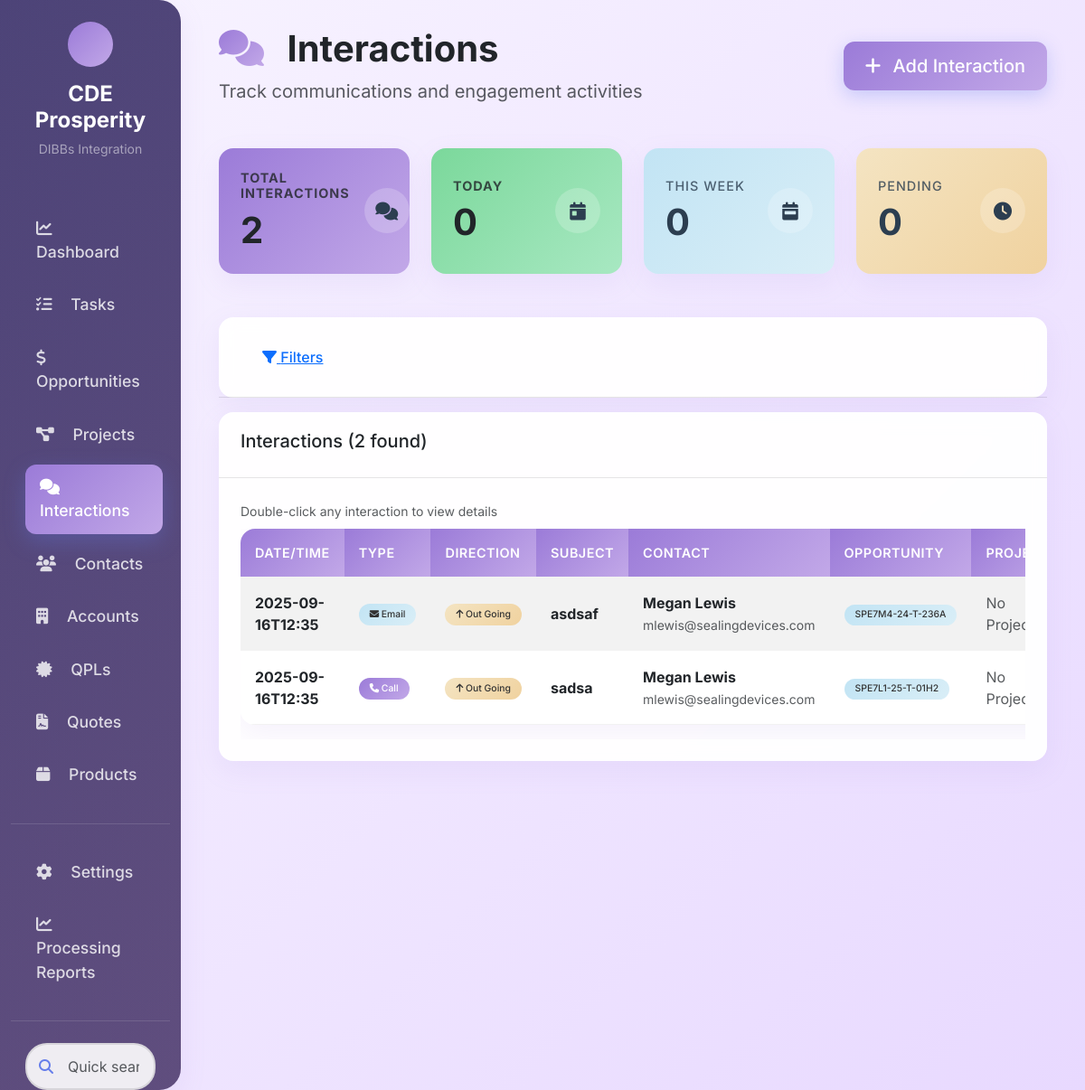
Screenshot of /interactions with the database file from the repository.
### tables this page shows
CREATE TABLE interactions (
                id INTEGER PRIMARY KEY AUTOINCREMENT,
                subject TEXT NOT NULL,
                description TEXT,
                type TEXT CHECK(type IN ('Call', 'Email', 'Meeting', 'Note', 'Demo', 'Proposal')),
                interaction_date DATETIME,
                duration_minutes INTEGER,
                location TEXT,
                outcome TEXT,
                related_to_type TEXT CHECK(related_to_type IN ('Account', 'Contact', 'Opportunity', 'RFQ')),
                related_to_id INTEGER,
                contact_id INTEGER,
                account_id INTEGER,
                opportunity_id INTEGER,
                rfq_id INTEGER,
                created_by TEXT,
                created_date TIMESTAMP DEFAULT CURRENT_TIMESTAMP, is_active INTEGER DEFAULT 1, last_modified TIMESTAMP, email_type TEXT, reference_id TEXT, project_id INTEGER, direction TEXT, status TEXT DEFAULT "Active",
                FOREIGN KEY (contact_id) REFERENCES contacts (id),
                FOREIGN KEY (account_id) REFERENCES accounts (id),
                FOREIGN KEY (opportunity_id) REFERENCES opportunities (id),
                FOREIGN KEY (rfq_id) REFERENCES rfqs (id)
            );

CREATE TABLE contacts (
                id INTEGER PRIMARY KEY AUTOINCREMENT,
                first_name TEXT NOT NULL,
                last_name TEXT NOT NULL,
                full_name TEXT GENERATED ALWAYS AS (first_name || ' ' || last_name) STORED,
                title TEXT,
                email TEXT UNIQUE,
                phone TEXT,
                mobile TEXT,
                account_id INTEGER,
                department TEXT,
                reports_to INTEGER,
                lead_source TEXT,
                address TEXT,
                description TEXT,
                created_date TIMESTAMP DEFAULT CURRENT_TIMESTAMP,
                modified_date TIMESTAMP DEFAULT CURRENT_TIMESTAMP,
                owner TEXT,
                is_active BOOLEAN DEFAULT 1, buyer_code TEXT, fax TEXT,
                FOREIGN KEY (account_id) REFERENCES accounts (id),
                FOREIGN KEY (reports_to) REFERENCES contacts (id)
            );

CREATE TABLE "opportunities" (
            id INTEGER PRIMARY KEY AUTOINCREMENT,
            name TEXT NOT NULL,
            account_id INTEGER,
            contact_id INTEGER,
            stage TEXT CHECK(stage IN ('Prospecting', 'Qualification', 'Proposal', 'Negotiation', 'Closed Won', 'Closed Lost')),
            amount REAL,
            close_date DATE,
            lead_source TEXT,
            next_step TEXT,
            type TEXT CHECK(type IN ('New Business', 'Existing Business', 'Amendment')),
            description TEXT,
            created_date TIMESTAMP DEFAULT CURRENT_TIMESTAMP,
            modified_date TIMESTAMP DEFAULT CURRENT_TIMESTAMP,
            owner TEXT,
            forecast_category TEXT,
            state TEXT,
            bid_price REAL,
            product_id INTEGER,
            bid_date DATE,
            mfr TEXT,
            iso TEXT,
            fob TEXT,
            buyer TEXT,
            packaging_type TEXT,
            purchase_costs REAL,
            packaging_shipping REAL,
            quantity INTEGER,
            profit REAL,
            sampling TEXT DEFAULT 'No',
            unit TEXT,
            project_id INTEGER,
            delivery_days INTEGER,
            payment_history TEXT DEFAULT NULL,
            pdf_file_path TEXT,
            nsn TEXT,
            FOREIGN KEY (account_id) REFERENCES accounts (id),
            FOREIGN KEY (contact_id) REFERENCES contacts (id)
        );

### crm_app.py (the view)
@app.route('/interactions')
def interactions():
    filters = {}
    if request.args.get('type'):
        filters['type'] = request.args.get('type')
    if request.args.get('direction'):
        filters['direction'] = request.args.get('direction')
    if request.args.get('status'):
        filters['status'] = request.args.get('status')
    if request.args.get('start_date'):
        filters['start_date'] = request.args.get('start_date')
    if request.args.get('end_date'):
        filters['end_date'] = request.args.get('end_date')
    if request.args.get('contact_id'):
        filters['contact_id'] = request.args.get('contact_id')
    if request.args.get('opportunity_id'):
        filters['opportunity_id'] = request.args.get('opportunity_id')
    interactions_list = crm_data.get_interactions(filters)
    all_interactions = crm_data.get_interactions()
    today = datetime.now().date()
    week_start = today - timedelta(days=today.weekday())
    stats = {
        'total': len(all_interactions),
        'today': 0,
        'this_week': 0,
        'pending': 0
    }
    try:
        for i in all_interactions:
            if i['status'] == 'Pending':
                stats['pending'] += 1
            if i['interaction_date']:
                try:
                    interaction_date = datetime.strptime(i['interaction_date'], '%Y-%m-%d %H:%M:%S').date()
                    if interaction_date == today:
                        stats['today'] += 1
                    if interaction_date >= week_start:
                        stats['this_week'] += 1
                except ValueError:
                    continue  # Skip if date parsing fails
    except Exception:
        pass  # If stats calculation fails, use defaults
    return render_template('interactions.html',
                         interactions=interactions_list,
                         stats=stats,
                         filters=request.args)

### web/templates/interactions.html (shortened to what this page needs)
{% extends "base.html" %}
{% block content %}
<div class="container-fluid">
    <div class="row mb-5">
        <div class="col-md-12">
            <div class="d-flex justify-content-between align-items-center">
                <div>
                    <h1 class="display-6 fw-bold mb-2">
                        <i class="fas fa-comments me-3" style="background: var(--gradient-primary); -webkit-background-clip: text; -webkit-text-fill-color: transparent; background-clip: text;"></i>
                        Interactions
                    </h1>
                    <p class="text-muted mb-0 fs-5">Track communications and engagement activities</p>
                </div>
                <button type="button" class="btn btn-primary btn-lg" data-bs-toggle="modal" data-bs-target="#addInteractionModal">
                    <i class="fas fa-plus me-2"></i> Add Interaction
                </button>
            </div>
        </div>
    </div>
    <div class="row mb-5">
        <div class="col-md-3">
            <div class="card card-metric h-100">
                <div class="card-body d-flex align-items-center">
                    <div class="flex-grow-1">
                        <h6 class="text-dark mb-2 text-uppercase fw-bold" style="font-size: 0.75rem; letter-spacing: 1px; opacity: 0.8;">Total Interactions</h6>
                        <h2 class="mb-0 fw-bold text-dark">{{ stats.total }}</h2>
                    </div>
                    <div class="ms-3">
                        <div class="rounded-circle d-flex align-items-center justify-content-center"
                             style="width: 50px; height: 50px; background: rgba(255,255,255,0.2);">
                            <i class="fas fa-comments fa-lg"></i>
                        </div>
                    </div>
                </div>
            </div>
        </div>
        <div class="col-md-3">
            <div class="card card-metric success h-100">
                <div class="card-body d-flex align-items-center">
                    <div class="flex-grow-1">
                        <h6 class="text-dark mb-2 text-uppercase fw-bold" style="font-size: 0.75rem; letter-spacing: 1px; opacity: 0.8;">Today</h6>
                        <h2 class="mb-0 fw-bold text-dark">{{ stats.today }}</h2>
                    </div>
                    <div class="ms-3">
                        <div class="rounded-circle d-flex align-items-center justify-content-center"
                             style="width: 50px; height: 50px; background: rgba(255,255,255,0.2);">
                            <i class="fas fa-calendar-day fa-lg"></i>
                        </div>
                    </div>
                </div>
            </div>
        </div>
        <div class="col-md-3">
            <div class="card card-metric info h-100">
                <div class="card-body d-flex align-items-center">
                    <div class="flex-grow-1">
                        <h6 class="text-dark-50 mb-2 text-uppercase" style="font-size: 0.75rem; letter-spacing: 1px;">This Week</h6>
                        <h2 class="mb-0 fw-bold">{{ stats.this_week }}</h2>
                    </div>
                    <div class="ms-3">
                        <div class="rounded-circle d-flex align-items-center justify-content-center"
                             style="width: 50px; height: 50px; background: rgba(255,255,255,0.2);">
                            <i class="fas fa-calendar-week fa-lg"></i>
                        </div>
                    </div>
                </div>
            </div>
        </div>
        <div class="col-md-3">
            <div class="card card-metric warning h-100">
                <div class="card-body d-flex align-items-center">
                    <div class="flex-grow-1">
                        <h6 class="text-dark-50 mb-2 text-uppercase" style="font-size: 0.75rem; letter-spacing: 1px;">Pending</h6>
                        <h2 class="mb-0 fw-bold">{{ stats.pending }}</h2>
                    </div>
                    <div class="ms-3">
                        <div class="rounded-circle d-flex align-items-center justify-content-center"
                             style="width: 50px; height: 50px; background: rgba(255,255,255,0.2);">
                            <i class="fas fa-clock fa-lg"></i>
                        </div>
                    </div>
                </div>
            </div>
        </div>
    </div>
    <div class="row mb-3">
        <div class="col-md-12">
            <div class="card">
                <div class="card-header">
                    <h5 class="mb-0">
                        <button class="btn btn-link" type="button" data-bs-toggle="collapse" data-bs-target="#filtersCollapse">
                            <i class="fas fa-filter"></i> Filters
                        </button>
                    </h5>
                </div>
            </div>
        </div>
    </div>
    <div class="row">
        <div class="col-md-12">
            <div class="card">
                <div class="card-header">
                    <h5>Interactions ({{ interactions|length }} found)</h5>
                </div>
                <div class="card-body">
                    {% if interactions %}
                    <div class="mb-2">
                        <small class="text-muted">Double-click any interaction to view details</small>
                    </div>
                    <div class="table-responsive">
                        <table class="table table-striped table-hover">
                            <thead class="table-dark">
                                <tr>
                                    <th>Date/Time</th>
                                    <th>Type</th>
                                    <th>Direction</th>
                                    <th>Subject</th>
                                    <th>Contact</th>
                                    <th>Opportunity</th>
                                    <th>Project</th>
                                </tr>
                            </thead>
                            <tbody>
                                {% for interaction in interactions %}
                                <tr style="cursor: pointer;"
                                    ondblclick="window.location.href='/interactions/{{ interaction.id }}'"
                                    onmouseover="this.style.backgroundColor='#f8f9fa';"
                                    onmouseout="this.style.backgroundColor='';"
                                    title="Double-click to view interaction details">
                                    <td>
                                        <div class="fw-bold">{{ interaction.interaction_date.split(' ')[0] if interaction.interaction_date else 'N/A' }}</div>
                                    </td>
                                    <td>
                                        {% if interaction.type == 'Call' %}
                                            <span class="badge bg-primary"><i class="fas fa-phone"></i> {{ interaction.type }}</span>
                                        {% elif interaction.type == 'Email' %}
                                            <span class="badge bg-info"><i class="fas fa-envelope"></i> {{ interaction.type }}</span>
                                        {% elif interaction.type == 'LinkedIn' %}
                                            <span class="badge bg-secondary"><i class="fab fa-linkedin"></i> {{ interaction.type }}</span>
                                        {% elif interaction.type == 'Text' %}
                                            <span class="badge bg-success"><i class="fas fa-sms"></i> {{ interaction.type }}</span>
                                        {% else %}
                                            <span class="badge bg-light text-dark">{{ interaction.type or 'N/A' }}</span>
                                        {% endif %}
                                    </td>
                                    <td>
                                        {% if interaction.direction == 'Out Going' %}
                                            <span class="badge bg-warning"><i class="fas fa-arrow-up"></i> Out Going</span>
                                        {% elif interaction.direction == 'In Coming' %}
                                            <span class="badge bg-success"><i class="fas fa-arrow-down"></i> In Coming</span>
                                        {% else %}
                                            <span class="badge bg-light text-dark">{{ interaction.direction or 'N/A' }}</span>
                                        {% endif %}
                                    </td>
                                    <td>
                                        <div class="fw-bold">{{ interaction.subject or 'No Subject' }}</div>
                                    </td>
                                    <td>
                                        {% if interaction.contact_name %}
                                            <div class="fw-bold">{{ interaction.contact_name }}</div>
                                            {% if interaction.contact_email_addr %}
                                                <small class="text-muted">{{ interaction.contact_email_addr }}</small>
                                            {% endif %}
                                        {% else %}
                                            <span class="text-muted">No Contact</span>
                                        {% endif %}
                                    </td>
                                    <td>
                                        {% if interaction.opportunity_name %}
                                            <span class="badge bg-info">{{ interaction.opportunity_name }}</span>
                                        {% else %}
                                            <span class="text-muted">No Opportunity</span>
                                        {% endif %}
                                    </td>
                                    <td>
                                        {% if interaction.project_name %}
                                            <span class="badge bg-secondary">{{ interaction.project_name }}</span>
                                        {% else %}
                                            <span class="text-muted">No Project</span>
                                        {% endif %}
                                    </td>
                                </tr>
                                {% endfor %}
                            </tbody>
                        </table>
                    </div>
                    {% endif %}
                </div>
            </div>
        </div>
    </div>
</div>
{% endblock %}

### rows the page displays
interactions: interaction_date "2025-09-16T12:35", type "Email", direction "Out Going" (drawn), subject "asdsaf", contact_name "Megan Lewis", contact_email_addr "mlewis@sealingdevices.com", opportunity_name "SPE7M4-24-T-236A"
interactions: interaction_date "2025-09-16T12:35", type "Call", direction "Out Going" (drawn), subject "sadsa", contact_name "Megan Lewis", contact_email_addr "mlewis@sealingdevices.com", opportunity_name "SPE7L1-25-T-01H2"

### other values shown
{{ stats.total }} "2"
{{ stats.today }} "0"
{{ stats.this_week }} "0"
{{ stats.pending }} "0"
{{ interactions|length }} "2"
